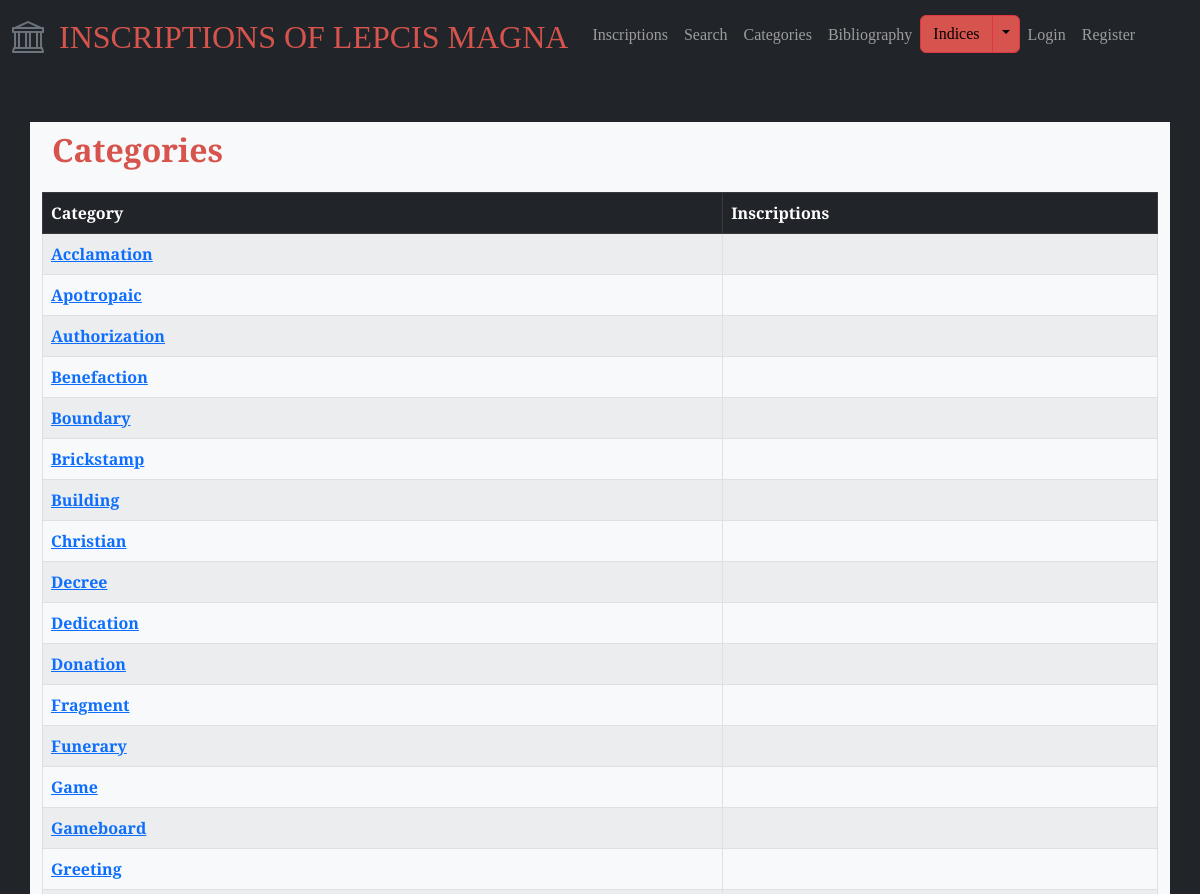
The page /categories (upper part) on the database as committed earlier.
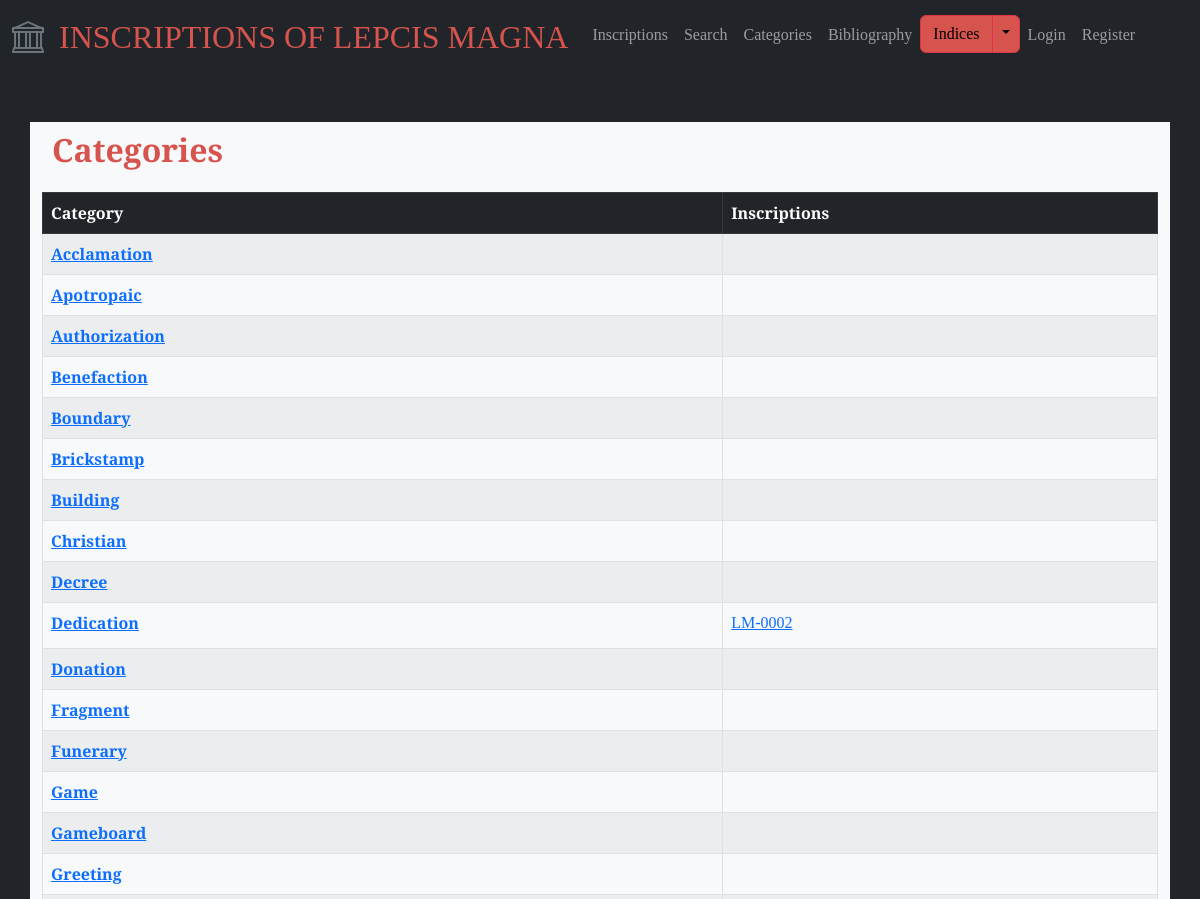
The same page on the database as committed later.
### lepcismagna/models.py (models this page shows, shortened)
class Category(models.Model):
    class Meta:
        verbose_name_plural = 'categories'
    name = models.CharField(max_length=100)
    inscriptions = models.ManyToManyField('Inscription', blank=True)

class Inscription(models.Model):
    entry_creation_time = models.DateTimeField(auto_now_add=True)
    entry_creator = models.ForeignKey(User, on_delete=models.CASCADE, blank=True, null=True)
    is_validated = models.BooleanField(default=False)
    inscription_id = models.CharField(max_length=20, blank=True)
    title = models.CharField(max_length=100, blank=True)
    description = models.TextField(blank=True)
    materials = models.ManyToManyField('Material', blank=True, related_name='materials')
    object_types = models.ManyToManyField('ObjectType', blank=True, related_name='object_types')
    text = models.TextField(blank=True)
    techniques = models.ManyToManyField('Technique', blank=True, related_name='techniques')
    letters = models.TextField(blank=True)
    languages = models.ManyToManyField('Language', blank=True, related_name='languages')
    date = models.CharField(max_length=50)
    findspot_desc = models.TextField(blank=True)
    associated_inscr = models.ManyToManyField('self', blank=True)
    original_location = models.CharField(max_length=255)
    last_recorded_location = models.CharField(max_length=255)
    repositories = models.ManyToManyField('Repository', blank=True, related_name='repositories')
    categories = models.ManyToManyField('Category', blank=True, related_name='categories')
    transcription_interpretive = models.TextField(blank=True)
    transcription_diplomatic = models.TextField(blank=True)
    transcription_appcrit = models.TextField(blank=True)
    translation_english = models.TextField(blank=True)
    commentary = models.TextField(blank=True)
    epigraphic_references = models.ManyToManyField('EpigraphicReference', blank=True, related_name='epigraphic_references')
    bibliography_text = models.TextField(blank=True)
    bibliography_entries = models.ManyToManyField('Bibliography', blank=True, related_name='bibliography_entries')
    images = models.ManyToManyField('Image', blank=True, related_name='images')
    abbreviations = models.ManyToManyField('Abbreviation', blank=True, related_name='abbreviations')
    age_at_death = models.ManyToManyField('AgeAtDeath', blank=True, related_name='age_at_death')
    divine_sacred_beings = models.ManyToManyField('DivineSacredBeing', blank=True, related_name='divine_sacred_beings')
    emperors_imperial_family = models.ManyToManyField('EmperorImperialFamily', blank=True, related_name='emperors_imperial_family')
    erasures = models.ManyToManyField('Erasure', blank=True, related_name='erasures')
    findspots = models.ManyToManyField('Findspot', blank=True, related_name='findspots')
    fragments = models.ManyToManyField('Fragment', blank=True, related_name='fragments')
    organizations = models.ManyToManyField('Organization', blank=True, related_name='organizations')
    people = models.ManyToManyField('Person', blank=True, related_name='people')
    personal_names = models.ManyToManyField('PersonalName', blank=True, related_name='personal_names')
    place_names = models.ManyToManyField('PlaceName', blank=True, related_name='place_names')
    symbols = models.ManyToManyField('Symbol', blank=True, related_name='symbols')
    words = models.ManyToManyField('Word', blank=True, related_name='words')

### lepcismagna/views.py (the view)
# urls.py: path("categories", views.categories, name="categories"),
def categories(request):
    categories = Category.objects.all()
    return render(request, "lepcismagna/categories.html", {"categories": categories})

### lepcismagna/templates/lepcismagna/categories.html
{% extends "lepcismagna/layout.html" %} {% block body %}
<div class="index-header">
  <h2>Categories</h2>
</div>
<table class="table table-striped table-hover table-bordered">
  <thead class="table-dark">
    <tr>
      <th scope="col">Category</th>
      <th scope="col">Inscriptions</th>
    </tr>
  </thead>
  <tbody class="table-light">
    {% for category in categories %}
    <tr>
      <th scope="row">
        <a href="{% url 'category_view' category.name %}" class="category-link"
          >{{ category.name }}</a
        >
      </th>
      <td>
        <ul id="index-inscription-list">
          {% for inscription in category.inscriptions.all %}
          <li class="inscription-list-item">
            <a href="{% url 'inscription_detail' inscription.inscription_id|default:'No inscription ID' %}">
              {{ inscription.inscription_id }}
            </a>
          </li>
          {% endfor %}
        </ul>
      </td>
    </tr>
    {% endfor %}
  </tbody>
</table>
{% endblock %}

Rows that differ between the two databases and show on the page:
changed Category "Dedication": gains Inscription (inscription_id "LM-0002")
